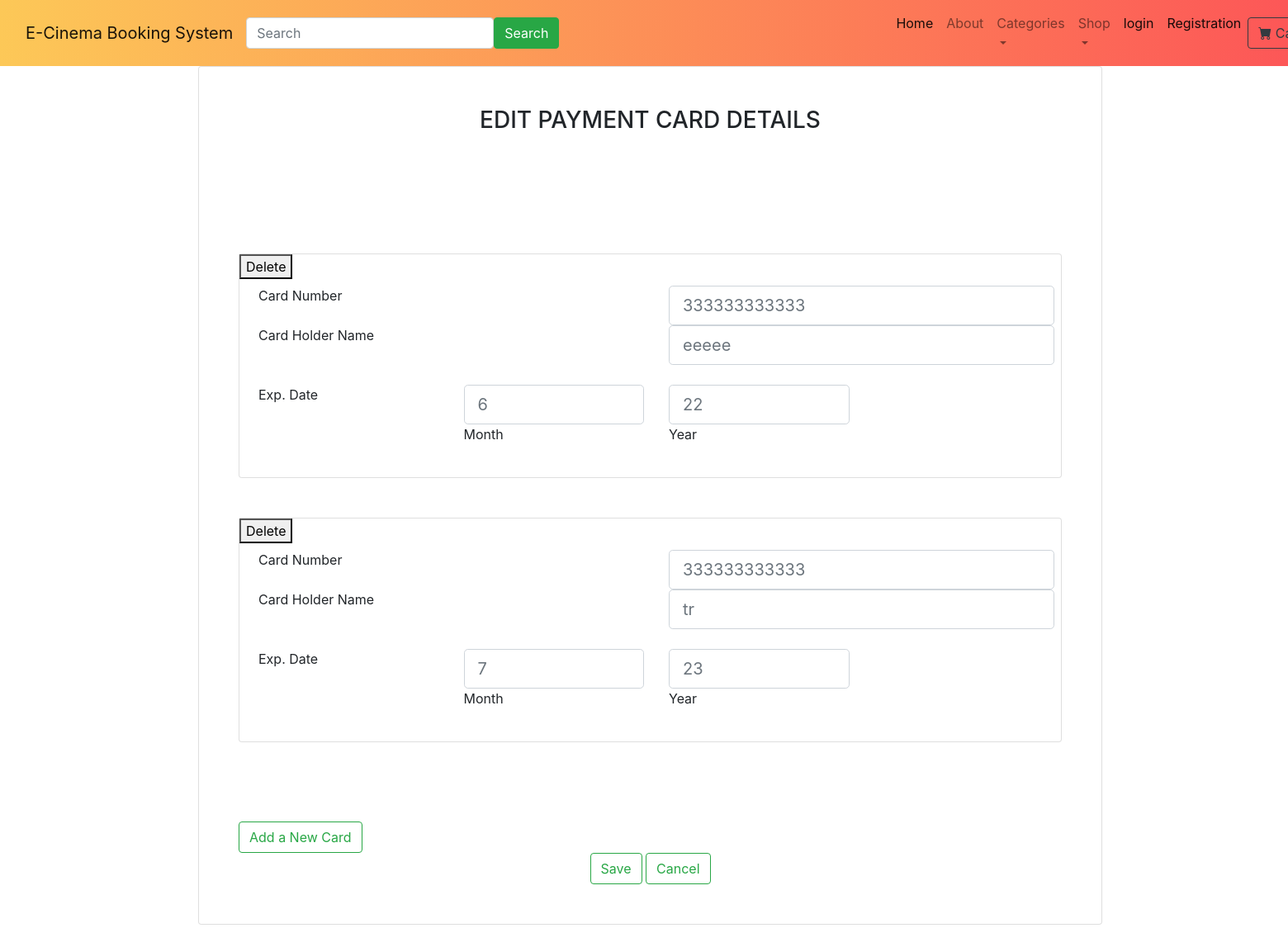
Page /edit_card (signed in) on the committed database.
### ebooking/models.py (models this page shows)
class EbookingCard(models.Model):
    card_number = models.IntegerField()
    expiredate = models.IntegerField()
    expireyear = models.IntegerField()
    name = models.TextField()
    uid = models.IntegerField(blank=True, null=True)
    billing_address = models.TextField(blank=True, null=True)
    id=models.AutoField (primary_key=True)
    class Meta:
        managed = False
        db_table = 'ebooking_card'

### ebooking/views.py (the view, shortened to what this page needs)
# urls.py: path('edit_card', views.edit_card, name='editcard'),
def edit_card(request):
    custom_user = request.user
    b=EbookingCard.objects.filter(uid=str(custom_user.id))
    if b:
        for i in b:
            if request.POST.get('delete') and str(i.id) in request.POST.get('delete'):
                EbookingCard.objects.filter(id=i.id).delete()
    if request.POST.get('addcard'):
        if len(b) <=3:
            return render(request, "edit_card.html", {'cards': b, 'is_new': True})
        else:
            messages.info(request, "Only 3 cards are allowed")
            return render(request, "edit_card.html", {'cards': b})
    return render(request, "edit_card.html", {'cards': b})

### home/templates/edit_card.html (shortened to what this page needs)
{% extends 'base.html' %}
{% load static %}
{% block content %}
  <div class="container h-75">
        <div class="row ml-auto">
            <div class="col ml-auto">
            <div class="card">
              <div class="card-body p-5">
                <h3 class="text-uppercase text-center mb-5">Edit Payment Card Details</h3>
                  <form method="POST" action="edit_card">
                  {% for i in cards %}
                      <div class="card card-outline-danger"> <span class="button" >
                          <button type="submit" value={{i.id}} name="delete"{{i.id}}>Delete</button>
                      </span>
                   <div class="card-body p-2">
                       <blockquote class="card-blockquote">
                      <div class="row ml-auto">
                      <div class="col ml-auto">
                            <label class="form-label" >Card Number</label>
                        </div>
                        <div class="col ml-auto">
                            <input type="text" id="cardnumber" class="form-control form-control-lg"
                                   placeholder={{i.card_number}}>
                        </div>
                  </div>
                  <div class="form-outline mb-4 row ml-auto">
                        <div class="col ml-auto"><label class="form-label">Card Holder Name</label></div>
                        <div class="col ml-auto"><input type="text"  class="form-control form-control-lg" placeholder={{i.name}}> </div>
                  </div>
                  <div class="form-outline mb-4 row ml-auto">
                        <div class="col ml-auto"><label class="form-label">Exp. Date</label></div>
                      <div class="col ml-auto">
                          <input type="text" id="id_month{{i}}" class="form-control form-control-lg"  placeholder={{i.expiredate}}>
                        <label class="form-label" for=id_month{{i}}>Month</label>
                  </div>
                      <div class="col ml-auto">
                          <input type="text" id="id_year{{i}}" class="form-control form-control-lg" placeholder={{i.expireyear}}>
                        <label class="form-label" for=id_year{{i}}>Year</label>
                  </div>
                      <div class="col ml-auto"></div></div></blockquote></div>
                  </div>
                  {% endfor %}
                      <button class="btn btn-outline-success" type="submit" name="addcard", value="addcard">Add a New Card</button>
                      <div style="text-align: center;"><button class="btn btn-outline-success" type="submit" value="save" name="save">Save</button>
                          <button class="btn btn-outline-success" type="submit">Cancel</button></div></div>
                            </div>
              </div></div></div></div></div>
{% endblock %}

### rows in the picture
EbookingCard: {{ i.id }} 9 (drawn), card_number "333333333333", name "eeeee", expiredate "6", expireyear "22"
EbookingCard: {{ i.id }} 10 (drawn), card_number "333333333333", name "tr", expiredate "7", expireyear "23"
